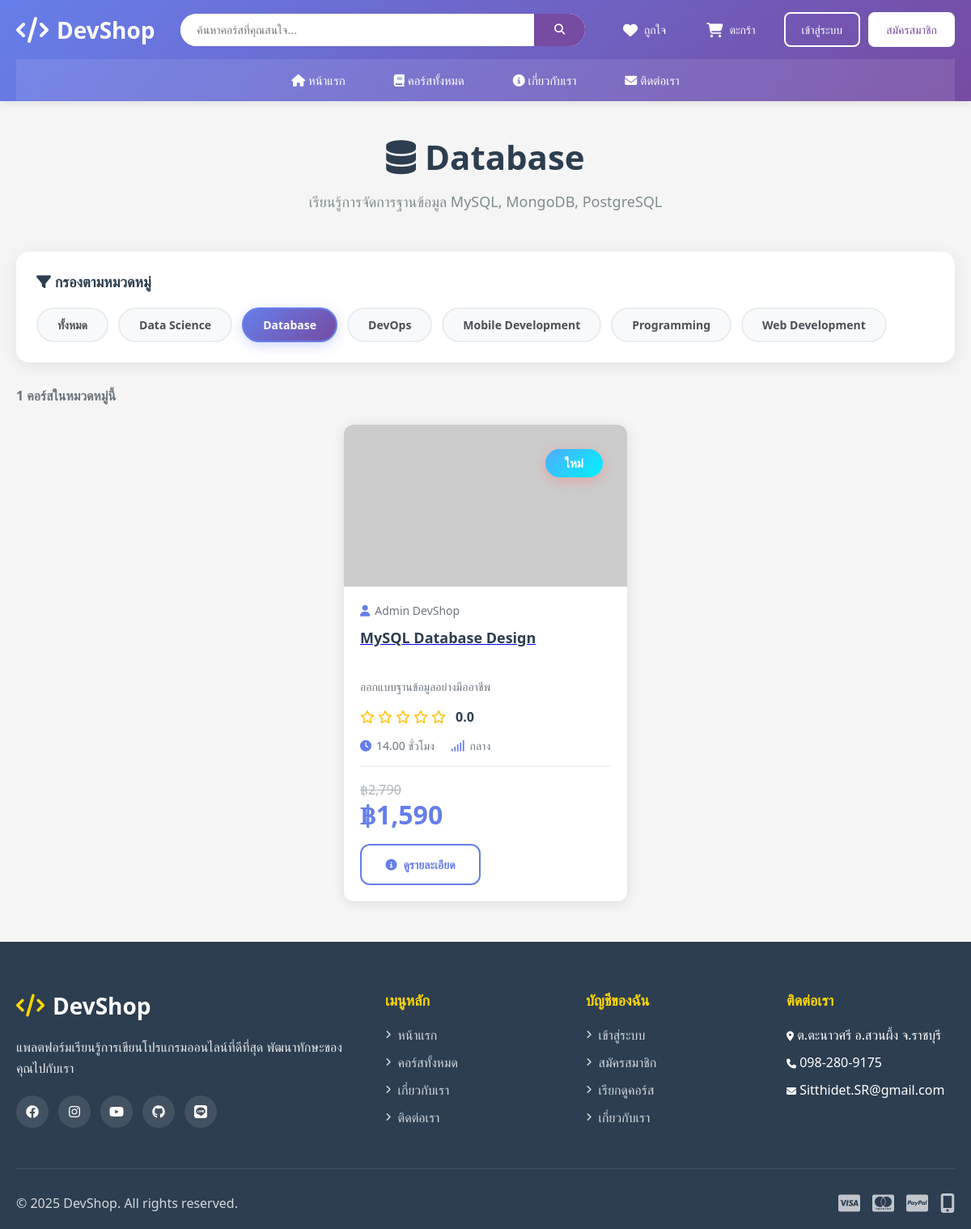
The page /category.php?slug=database on the database its author committed.
### tables this page shows
CREATE TABLE `categories` (
  `category_id` int NOT NULL AUTO_INCREMENT,
  `category_name` varchar(100) NOT NULL,
  `category_slug` varchar(100) NOT NULL,
  `description` text,
  `icon` varchar(50) DEFAULT NULL,
  `display_order` int DEFAULT '0',
  `status` enum('active','inactive') DEFAULT 'active',
  `created_at` timestamp NULL DEFAULT CURRENT_TIMESTAMP,
  PRIMARY KEY (`category_id`),
  UNIQUE KEY `category_slug` (`category_slug`),
  KEY `idx_slug` (`category_slug`)
);

CREATE TABLE `courses` (
  `course_id` int NOT NULL AUTO_INCREMENT,
  `instructor_id` int NOT NULL,
  `category_id` int NOT NULL,
  `course_title` varchar(200) NOT NULL,
  `course_slug` varchar(200) NOT NULL,
  `description` text,
  `short_description` varchar(500) DEFAULT NULL,
  `thumbnail` varchar(255) DEFAULT NULL,
  `level` enum('beginner','intermediate','advanced') DEFAULT 'beginner',
  `price` decimal(10,2) NOT NULL,
  `discount_price` decimal(10,2) DEFAULT NULL,
  `duration_hours` decimal(5,2) DEFAULT NULL,
  `total_lectures` int DEFAULT '0',
  `status` enum('draft','published','archived') DEFAULT 'draft',
  `featured` tinyint(1) DEFAULT '0',
  `bestseller` tinyint(1) DEFAULT '0',
  `created_at` timestamp NULL DEFAULT CURRENT_TIMESTAMP,
  `updated_at` timestamp NULL DEFAULT CURRENT_TIMESTAMP ON UPDATE CURRENT_TIMESTAMP,
  PRIMARY KEY (`course_id`),
  UNIQUE KEY `course_slug` (`course_slug`),
  KEY `idx_slug` (`course_slug`),
  KEY `idx_instructor` (`instructor_id`),
  KEY `idx_category` (`category_id`),
  KEY `idx_status` (`status`),
  KEY `idx_featured` (`featured`),
  CONSTRAINT `courses_ibfk_1` FOREIGN KEY (`instructor_id`) REFERENCES `users` (`user_id`) ON DELETE CASCADE,
  CONSTRAINT `courses_ibfk_2` FOREIGN KEY (`category_id`) REFERENCES `categories` (`category_id`) ON DELETE RESTRICT
);

### includes/category_functions.php (called while the page is built, shortened)
<?php
function get_all_categories()
{
    global $conn;
    $sql = "SELECT cat.*, COUNT(c.course_id) as course_count
            FROM categories cat
            LEFT JOIN courses c ON cat.category_id = c.category_id AND c.status = 'published'
            WHERE cat.status = 'active'
            GROUP BY cat.category_id
            ORDER BY cat.display_order ASC, cat.category_name ASC";
    $result = $conn->query($sql);
    return $result ? $result->fetch_all(MYSQLI_ASSOC) : [];
}
function get_category_by_slug($slug)
{
    global $conn;
    $slug = $conn->real_escape_string($slug);
    $sql = "SELECT cat.*, COUNT(c.course_id) as course_count
            FROM categories cat
            LEFT JOIN courses c ON cat.category_id = c.category_id AND c.status = 'published'
            WHERE cat.category_slug = '$slug' AND cat.status = 'active'
            GROUP BY cat.category_id";
    $result = $conn->query($sql);
    return $result ? $result->fetch_assoc() : null;
}
?>

### includes/course_functions.php (called while the page is built, shortened)
<?php
function get_courses_by_category($category_slug, $limit = null)
{
    global $conn;
    $category_slug = $conn->real_escape_string($category_slug);
    $sql = "SELECT c.*, cat.category_name, cat.icon,
            CONCAT(u.first_name, ' ', u.last_name) as instructor_name,
            COALESCE(AVG(r.rating), 0) as avg_rating,
            COUNT(DISTINCT e.enrollment_id) as total_students
            FROM courses c
            INNER JOIN categories cat ON c.category_id = cat.category_id
            LEFT JOIN users u ON c.instructor_id = u.user_id
            LEFT JOIN reviews r ON c.course_id = r.course_id AND r.status = 'approved'
            LEFT JOIN enrollments e ON c.course_id = e.course_id
            WHERE c.status = 'published' AND cat.category_slug = '$category_slug'
            GROUP BY c.course_id
            ORDER BY c.created_at DESC";
    $result = $conn->query($sql);
    return $result ? $result->fetch_all(MYSQLI_ASSOC) : [];
}
?>

### category.php (the view, shortened to what this page needs)
<?php
require_once 'includes/config.php';
require_once 'includes/functions.php';
require_once 'includes/category_functions.php';
require_once 'includes/course_functions.php';
$category_slug = $_GET['slug'] ?? '';
$category = get_category_by_slug($category_slug);
$courses = get_courses_by_category($category_slug);
$all_categories = get_all_categories();
?>
<!DOCTYPE html>
<html lang="th">
<head>
    <link rel="stylesheet" href="assets/css/style.css?v=<?php echo time(); ?>">
    <link rel="stylesheet" href="https://cdnjs.cloudflare.com/ajax/libs/font-awesome/6.4.0/css/all.min.css">
    <link rel="stylesheet" href="https://cdn.jsdelivr.net/npm/sweetalert2@11/dist/sweetalert2.min.css">
    <link rel="stylesheet" href="assets/css/courses.css">
</head>
<body>
    <?php include 'includes/header.php'; ?>
    <div class="courses-page">
        <div class="page-header">
            <h1>
                <i class="fas <?php echo htmlspecialchars($category['icon']); ?>"></i>
                <?php echo htmlspecialchars($category['category_name']); ?>
            </h1>
            <?php if ($category['description']): ?>
                <p><?php echo htmlspecialchars($category['description']); ?></p>
            <?php endif; ?>
        </div>
        <div class="filter-section">
            <div class="filter-title"><i class="fas fa-filter"></i> กรองตามหมวดหมู่</div>
            <div class="category-filters">
                <a href="courses.php" class="filter-btn">ทั้งหมด</a>
                <?php foreach ($all_categories as $cat): ?>
                    <a href="category.php?slug=<?php echo htmlspecialchars($cat['category_slug']); ?>"
                       class="filter-btn <?php echo $cat['category_slug'] === $category_slug ? 'active' : ''; ?>">
                        <?php echo htmlspecialchars($cat['category_name']); ?>
                    </a>
                <?php endforeach; ?>
            </div>
        </div>
        <div class="courses-count">
            <strong><?php echo count($courses); ?></strong> คอร์สในหมวดหมู่นี้
        </div>
        <div class="courses-grid">
            <?php if (!empty($courses)): ?>
                <?php foreach ($courses as $course): ?>
                    <?php include 'includes/course_card.php'; ?>
                <?php endforeach; ?>
            <?php endif; ?>
        </div>
    </div>
    <?php include 'includes/footer.php'; ?>
</body>
</html>

### includes/course_card.php (shortened to what this page needs)
<?php
$course_url = 'course_detail.php?id=' . $course['course_id'];
?>
<div class="course-card">
    <div class="course-image">
        <a href="<?php echo $course_url; ?>">
            <?php
            $thumbnail = !empty($course['thumbnail']) ? htmlspecialchars($course['thumbnail']) : 'https://via.placeholder.com/400x250/667eea/ffffff?text=' . urlencode($course['course_title']);
            ?>
            <img src="<?php echo $thumbnail; ?>" alt="<?php echo htmlspecialchars($course['course_title']); ?>">
        </a>
        <div class="course-badge-right">
            <?php echo get_course_badge($course); ?>
        </div>
    </div>
    <div class="course-content">
        <div class="course-instructor">
            <i class="fas fa-user"></i> <?php echo htmlspecialchars($course['instructor_name']); ?>
        </div>
        <a href="<?php echo $course_url; ?>">
            <h3 class="course-title"><?php echo htmlspecialchars($course['course_title']); ?></h3>
        </a>
        <p class="course-description"><?php echo htmlspecialchars($course['short_description']); ?></p>
        <div class="course-rating-stars">
            <?php
            $rating = $course['avg_rating'];
            for ($i = 1; $i <= 5; $i++):
                if ($i <= $rating): ?>
                    <i class="fas fa-star"></i>
                <?php else: ?>
                    <i class="far fa-star"></i>
                <?php endif;
            endfor; ?>
            <span class="rating-number"><?php echo number_format($rating, 1); ?></span>
        </div>
        <div class="course-info-row">
            <span><i class="fas fa-clock"></i> <?php echo $course['duration_hours']; ?> ชั่วโมง</span>
            <span><i class="fas fa-signal"></i> <?php echo get_level_text($course['level']); ?></span>
        </div>
        <div class="course-price-large">
            <?php if ($course['discount_price'] && $course['discount_price'] < $course['price']): ?>
                <div class="price-old">฿<?php echo format_price($course['price']); ?></div>
                <div class="price-new">฿<?php echo format_price($course['discount_price']); ?></div>
            <?php else: ?>
                <div class="price-new">฿<?php echo format_price($course['price']); ?></div>
            <?php endif; ?>
        </div>
        <div class="course-buttons-row">
            <a href="<?php echo $course_url; ?>" class="btn-view-detail-outline">
                <i class="fas fa-info-circle"></i> ดูรายละเอียด
            </a>
        </div>
    </div>
</div>

### includes/functions.php
<?php
function format_price($price)
{
    return number_format($price, 0, '.', ',');
}
function get_course_badge($course)
{
    if ($course['bestseller']) {
        return '<span class="course-badge bestseller">ขายดี</span>';
    } elseif ($course['featured']) {
        return '<span class="course-badge">ยอดนิยม</span>';
    } elseif (strtotime($course['created_at']) > strtotime('-7 days')) {
        return '<span class="course-badge new">ใหม่</span>';
    }
    return '';
}
function get_level_text($level)
{
    $levels = [
        'beginner' => 'เริ่มต้น',
        'intermediate' => 'กลาง',
        'advanced' => 'ขั้นสูง'
    ];
    return $levels[$level] ?? 'ไม่ระบุ';
}
?>

### assets/css/style.css (style rules this page uses)
* { margin: 0; padding: 0; box-sizing: border-box; }
body { font-family: 'Segoe UI', Tahoma, Geneva, Verdana, sans-serif; background-color: #f5f5f5; }
.courses-grid { display: grid; grid-template-columns: repeat(auto-fill, minmax(280px, 1fr)); gap: 30px; margin-bottom: 50px; max-width: 1200px; margin-left: auto; margin-right: auto; }
.courses-grid:has(.course-card:nth-child(1):nth-last-child(1)) { grid-template-columns: repeat(1, minmax(280px, 350px)); justify-content: center; }
.course-card { background: white; border-radius: 12px; overflow: hidden; box-shadow: 0 2px 15px rgba(0, 0, 0, 0.1); transition: all 0.3s; position: relative; }
.course-image { position: relative; overflow: hidden; height: 200px; background: #f0f0f0; }
.course-image img { width: 100%; height: 100%; object-fit: cover; transition: transform 0.3s; display: block; }
.course-badge { position: absolute; top: 15px; right: 15px; background: #667eea; color: white; padding: 6px 15px; border-radius: 20px; font-size: 12px; font-weight: 600; }
.course-badge.new { background: #51cf66; }
.course-content { padding: 20px; }
.course-title { font-size: 18px; font-weight: 600; margin-bottom: 10px; color: #2c3e50; line-height: 1.4; }
.course-description { font-size: 14px; color: #7f8c8d; line-height: 1.6; margin-bottom: 15px; }
.course-image { position: relative; }
.course-description { line-height: 1.8; color: #555; }
.course-badge-right { position: absolute; top: 15px; right: 15px; z-index: 5; }
.course-badge { display: inline-block; padding: 10px 24px; background: linear-gradient(135deg, #ff6b6b 0%, #ff8e53 100%); color: white; border-radius: 30px; font-size: 15px; font-weight: 700; box-shadow: 0 4px 15px rgba(255, 107, 107, 0.4); white-space: nowrap; line-height: 1; }
.course-badge.new { background: linear-gradient(135deg, #4facfe 0%, #00f2fe 100%); }
.course-instructor { color: #6c757d; font-size: 14px; margin-bottom: 12px; display: flex; align-items: center; gap: 6px; }
.course-instructor i { color: #667eea; }
.course-title { font-size: 18px; font-weight: 700; color: #2c3e50; margin: 0 0 12px 0; line-height: 1.4; min-height: 50px; display: -webkit-box; -webkit-line-clamp: 2; -webkit-box-orient: vertical; overflow: hidden; }
.course-description { color: #6c757d; font-size: 14px; line-height: 1.6; margin-bottom: 15px; display: -webkit-box; -webkit-line-clamp: 2; -webkit-box-orient: vertical; overflow: hidden; }
.course-rating-stars { display: flex; align-items: center; gap: 4px; margin-bottom: 15px; }
.course-rating-stars i { color: #ffc107; font-size: 16px; }
.rating-number { margin-left: 8px; font-weight: 700; color: #2c3e50; font-size: 16px; }
.course-info-row { display: flex; gap: 20px; margin-bottom: 15px; padding-bottom: 15px; border-bottom: 2px solid #f1f3f5; font-size: 14px; color: #6c757d; }
.course-info-row span { display: flex; align-items: center; gap: 6px; }
.course-info-row i { color: #667eea; }
.course-price-large { margin-bottom: 20px; min-height: 60px; display: flex; flex-direction: column; justify-content: flex-end; }
.price-old { color: #adb5bd; text-decoration: line-through; font-size: 16px; margin-bottom: 4px; }
.price-new { color: #667eea; font-size: 32px; font-weight: 800; line-height: 1; }
.course-buttons-row { display: grid; grid-template-columns: 1fr 1fr; gap: 12px; }
.btn-view-detail-outline { padding: 14px 20px; background: white; color: #667eea; border: 2px solid #667eea; border-radius: 12px; font-size: 14px; font-weight: 700; text-align: center; text-decoration: none; display: flex; align-items: center; justify-content: center; gap: 8px; transition: all 0.3s ease; }

### rows shown on the page
categories: category_name "Database", description "เรียนรู้การจัดการฐานข้อมูล MySQL, MongoDB, PostgreSQL"
categories: category_name "Data Science"
categories: category_name "DevOps"
categories: category_name "Mobile Development"
categories: category_name "Programming"
categories: category_name "Web Development"
courses: bestseller "ใหม่", instructor_name "Admin DevShop", course_title "MySQL Database Design", short_description "ออกแบบฐานข้อมูลอย่างมืออาชีพ", rating "0.0", duration_hours "14.00", level "กลาง", price "2,790", discount_price "1,590"

### other values the page prints
count($courses) "1"
